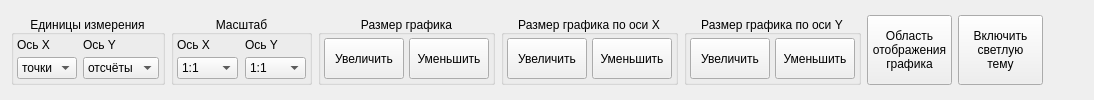
      <widget class="QWidget" name="tab_4">
       <attribute name="title">
        <string>График</string>
       </attribute>
       <layout class="QHBoxLayout" name="horizontalLayout_9">
        <item>
         <widget class="QGroupBox" name="groupBox_5">
          <property name="maximumSize">
           <size>
            <width>16777215</width>
            <height>70</height>
           </size>
          </property>
          <property name="title">
           <string>Единицы измерения</string>
          </property>
          <property name="alignment">
           <set>Qt::AlignBottom|Qt::AlignHCenter</set>
          </property>
          <property name="checkable">
           <bool>false</bool>
          </property>
          <layout class="QGridLayout" name="gridLayout_2">
           <property name="leftMargin">
            <number>3</number>
           </property>
           <property name="topMargin">
            <number>0</number>
           </property>
           <property name="rightMargin">
            <number>3</number>
           </property>
           <property name="bottomMargin">
            <number>3</number>
           </property>
           <property name="verticalSpacing">
            <number>3</number>
           </property>
           <item row="1" column="0">
            <widget class="QComboBox" name="combo_measureX">
             <property name="sizePolicy">
              <sizepolicy hsizetype="Maximum" vsizetype="Maximum">
               <horstretch>0</horstretch>
               <verstretch>0</verstretch>
              </sizepolicy>
             </property>
             <property name="minimumSize">
              <size>
               <width>0</width>
               <height>20</height>
              </size>
             </property>
             <property name="maximumSize">
              <size>
               <width>100</width>
               <height>40</height>
              </size>
             </property>
             <item>
              <property name="text">
               <string>точки</string>
              </property>
             </item>
             <item>
              <property name="text">
               <string>нс</string>
              </property>
             </item>
             <item>
              <property name="text">
               <string>мс</string>
              </property>
             </item>
            </widget>
           </item>
           <item row="1" column="1" colspan="2">
            <widget class="QComboBox" name="combo_measureY">
             <property name="sizePolicy">
              <sizepolicy hsizetype="Maximum" vsizetype="Maximum">
               <horstretch>0</horstretch>
               <verstretch>0</verstretch>
              </sizepolicy>
             </property>
             <property name="minimumSize">
              <size>
               <width>0</width>
               <height>20</height>
              </size>
             </property>
             <property name="maximumSize">
              <size>
               <width>100</width>
               <height>40</height>
              </size>
             </property>
             <item>
              <property name="text">
               <string>отсчёты</string>
              </property>
             </item>
             <item>
              <property name="text">
               <string>мВ</string>
              </property>
             </item>
             <item>
              <property name="text">
               <string>В</string>
              </property>
             </item>
            </widget>
           </item>
           <item row="0" column="0">
            <widget class="QLabel" name="label_4">
             <property name="text">
              <string>Ось X</string>
             </property>
            </widget>
           </item>
           <item row="0" column="1">
            <widget class="QLabel" name="label_3">
             <property name="text">
              <string>Ось Y</string>
             </property>
            </widget>
           </item>
          </layout>
         </widget>
        </item>
        <item>
         <widget class="QGroupBox" name="groupBox_6">
          <property name="maximumSize">
           <size>
            <width>16777215</width>
            <height>70</height>
           </size>
          </property>
          <property name="title">
           <string>Масштаб</string>
          </property>
          <property name="alignment">
           <set>Qt::AlignBottom|Qt::AlignHCenter</set>
          </property>
          <property name="checkable">
           <bool>false</bool>
          </property>
          <layout class="QGridLayout" name="gridLayout">
           <property name="leftMargin">
            <number>3</number>
           </property>
           <property name="topMargin">
            <number>0</number>
           </property>
           <property name="rightMargin">
            <number>3</number>
           </property>
           <property name="bottomMargin">
            <number>3</number>
           </property>
           <property name="horizontalSpacing">
            <number>7</number>
           </property>
           <property name="verticalSpacing">
            <number>3</number>
           </property>
           <item row="0" column="0">
            <widget class="QLabel" name="label">
             <property name="text">
              <string>Ось X</string>
             </property>
            </widget>
           </item>
           <item row="0" column="1">
            <widget class="QLabel" name="label_2">
             <property name="text">
              <string>Ось Y</string>
             </property>
            </widget>
           </item>
           <item row="1" column="0">
            <widget class="QComboBox" name="combo_scaleX">
             <property name="sizePolicy">
              <sizepolicy hsizetype="Maximum" vsizetype="Maximum">
               <horstretch>0</horstretch>
               <verstretch>0</verstretch>
              </sizepolicy>
             </property>
             <property name="minimumSize">
              <size>
               <width>0</width>
               <height>20</height>
              </size>
             </property>
             <property name="maximumSize">
              <size>
               <width>100</width>
               <height>40</height>
              </size>
             </property>
             <item>
              <property name="text">
               <string>1:1</string>
              </property>
             </item>
             <item>
              <property name="text">
               <string>1:10</string>
              </property>
             </item>
             <item>
              <property name="text">
               <string>1:100</string>
              </property>
             </item>
            </widget>
           </item>
           <item row="1" column="1">
            <widget class="QComboBox" name="combo_scaleY">
             <property name="sizePolicy">
              <sizepolicy hsizetype="Maximum" vsizetype="Maximum">
               <horstretch>0</horstretch>
               <verstretch>0</verstretch>
              </sizepolicy>
             </property>
             <property name="minimumSize">
              <size>
               <width>0</width>
               <height>20</height>
              </size>
             </property>
             <property name="maximumSize">
              <size>
               <width>100</width>
               <height>40</height>
              </size>
             </property>
             <item>
              <property name="text">
               <string>1:1</string>
              </property>
             </item>
             <item>
              <property name="text">
               <string>1:10</string>
              </property>
             </item>
             <item>
              <property name="text">
               <string>1:100</string>
              </property>
             </item>
            </widget>
           </item>
          </layout>
         </widget>
        </item>
        <item>
         <widget class="QGroupBox" name="groupBox_2">
          <property name="maximumSize">
           <size>
            <width>16777215</width>
            <height>70</height>
           </size>
          </property>
          <property name="title">
           <string>Размер графика</string>
          </property>
          <property name="alignment">
           <set>Qt::AlignBottom|Qt::AlignHCenter</set>
          </property>
          <property name="checkable">
           <bool>false</bool>
          </property>
          <layout class="QHBoxLayout" name="horizontalLayout_3">
           <property name="spacing">
            <number>5</number>
           </property>
           <property name="leftMargin">
            <number>3</number>
           </property>
           <property name="topMargin">
            <number>3</number>
           </property>
           <property name="rightMargin">
            <number>3</number>
           </property>
           <property name="bottomMargin">
            <number>3</number>
           </property>
           <item>
            <widget class="QPushButton" name="btn_graph_zoomin">
             <property name="sizePolicy">
              <sizepolicy hsizetype="Fixed" vsizetype="Expanding">
               <horstretch>0</horstretch>
               <verstretch>0</verstretch>
              </sizepolicy>
             </property>
             <property name="minimumSize">
              <size>
               <width>70</width>
               <height>20</height>
              </size>
             </property>
             <property name="maximumSize">
              <size>
               <width>85</width>
               <height>70</height>
              </size>
             </property>
             <property name="text">
              <string>Увеличить</string>
             </property>
            </widget>
           </item>
           <item>
            <widget class="QPushButton" name="btn_graph_zoomout">
             <property name="sizePolicy">
              <sizepolicy hsizetype="Fixed" vsizetype="Expanding">
               <horstretch>0</horstretch>
               <verstretch>0</verstretch>
              </sizepolicy>
             </property>
             <property name="minimumSize">
              <size>
               <width>70</width>
               <height>20</height>
              </size>
             </property>
             <property name="maximumSize">
              <size>
               <width>85</width>
               <height>70</height>
              </size>
             </property>
             <property name="text">
              <string>Уменьшить</string>
             </property>
            </widget>
           </item>
          </layout>
         </widget>
        </item>
        <item>
         <widget class="QGroupBox" name="groupBox_3">
          <property name="maximumSize">
           <size>
            <width>16777215</width>
            <height>70</height>
           </size>
          </property>
          <property name="title">
           <string>Размер графика по оси X</string>
          </property>
          <property name="alignment">
           <set>Qt::AlignBottom|Qt::AlignHCenter</set>
          </property>
          <property name="checkable">
           <bool>false</bool>
          </property>
          <layout class="QHBoxLayout" name="horizontalLayout_5">
           <property name="spacing">
            <number>5</number>
           </property>
           <property name="leftMargin">
            <number>3</number>
           </property>
           <property name="topMargin">
            <number>3</number>
           </property>
           <property name="rightMargin">
            <number>3</number>
           </property>
           <property name="bottomMargin">
            <number>3</number>
           </property>
           <item>
            <widget class="QPushButton" name="btn_graph_zoominX">
             <property name="sizePolicy">
              <sizepolicy hsizetype="Fixed" vsizetype="Expanding">
               <horstretch>0</horstretch>
               <verstretch>0</verstretch>
              </sizepolicy>
             </property>
             <property name="minimumSize">
              <size>
               <width>70</width>
               <height>20</height>
              </size>
             </property>
             <property name="maximumSize">
              <size>
               <width>85</width>
               <height>70</height>
              </size>
             </property>
             <property name="text">
              <string>Увеличить</string>
             </property>
            </widget>
           </item>
           <item>
            <widget class="QPushButton" name="btn_graph_zoomoutX">
             <property name="sizePolicy">
              <sizepolicy hsizetype="Fixed" vsizetype="Expanding">
               <horstretch>0</horstretch>
               <verstretch>0</verstretch>
              </sizepolicy>
             </property>
             <property name="minimumSize">
              <size>
               <width>70</width>
               <height>20</height>
              </size>
             </property>
             <property name="maximumSize">
              <size>
               <width>85</width>
               <height>70</height>
              </size>
             </property>
             <property name="text">
              <string>Уменьшить</string>
             </property>
            </widget>
           </item>
          </layout>
         </widget>
        </item>
        <item>
         <widget class="QGroupBox" name="groupBox_4">
          <property name="maximumSize">
           <size>
            <width>16777215</width>
            <height>70</height>
           </size>
          </property>
          <property name="title">
           <string>Размер графика по оси Y</string>
          </property>
          <property name="alignment">
           <set>Qt::AlignBottom|Qt::AlignHCenter</set>
          </property>
          <property name="checkable">
           <bool>false</bool>
          </property>
          <layout class="QHBoxLayout" name="horizontalLayout_6">
           <property name="spacing">
            <number>5</number>
           </property>
           <property name="leftMargin">
            <number>3</number>
           </property>
           <property name="topMargin">
            <number>3</number>
           </property>
           <property name="rightMargin">
            <number>3</number>
           </property>
           <property name="bottomMargin">
            <number>3</number>
           </property>
           <item>
            <widget class="QPushButton" name="btn_graph_zoominY">
             <property name="sizePolicy">
              <sizepolicy hsizetype="Fixed" vsizetype="Expanding">
               <horstretch>0</horstretch>
               <verstretch>0</verstretch>
              </sizepolicy>
             </property>
             <property name="minimumSize">
              <size>
               <width>70</width>
               <height>20</height>
              </size>
             </property>
             <property name="maximumSize">
              <size>
               <width>85</width>
               <height>70</height>
              </size>
             </property>
             <property name="text">
              <string>Увеличить</string>
             </property>
            </widget>
           </item>
           <item>
            <widget class="QPushButton" name="btn_graph_zoomoutY">
             <property name="sizePolicy">
              <sizepolicy hsizetype="Fixed" vsizetype="Expanding">
               <horstretch>0</horstretch>
               <verstretch>0</verstretch>
              </sizepolicy>
             </property>
             <property name="minimumSize">
              <size>
               <width>70</width>
               <height>20</height>
              </size>
             </property>
             <property name="maximumSize">
              <size>
               <width>85</width>
               <height>70</height>
              </size>
             </property>
             <property name="text">
              <string>Уменьшить</string>
             </property>
            </widget>
           </item>
          </layout>
         </widget>
        </item>
        <item>
         <widget class="QPushButton" name="btn_graph_zone">
          <property name="sizePolicy">
           <sizepolicy hsizetype="Fixed" vsizetype="Fixed">
            <horstretch>0</horstretch>
            <verstretch>0</verstretch>
           </sizepolicy>
          </property>
          <property name="minimumSize">
           <size>
            <width>85</width>
            <height>70</height>
           </size>
          </property>
          <property name="maximumSize">
           <size>
            <width>85</width>
            <height>70</height>
           </size>
          </property>
          <property name="text">
           <string>Область
отображения
графика</string>
          </property>
         </widget>
        </item>
        <item>
         <widget class="QPushButton" name="btn_graph_theme">
          <property name="sizePolicy">
           <sizepolicy hsizetype="Fixed" vsizetype="Fixed">
            <horstretch>0</horstretch>
            <verstretch>0</verstretch>
           </sizepolicy>
          </property>
          <property name="minimumSize">
           <size>
            <width>85</width>
            <height>70</height>
           </size>
          </property>
          <property name="maximumSize">
           <size>
            <width>85</width>
            <height>70</height>
           </size>
          </property>
          <property name="text">
           <string>Включить
светлую
тему</string>
          </property>
         </widget>
        </item>
        <item>
         <spacer name="horizontalSpacer_4">
          <property name="orientation">
           <enum>Qt::Horizontal</enum>
          </property>
          <property name="sizeHint" stdset="0">
           <size>
            <width>40</width>
            <height>20</height>
           </size>
          </property>
         </spacer>
        </item>
       </layout>
      </widget>
